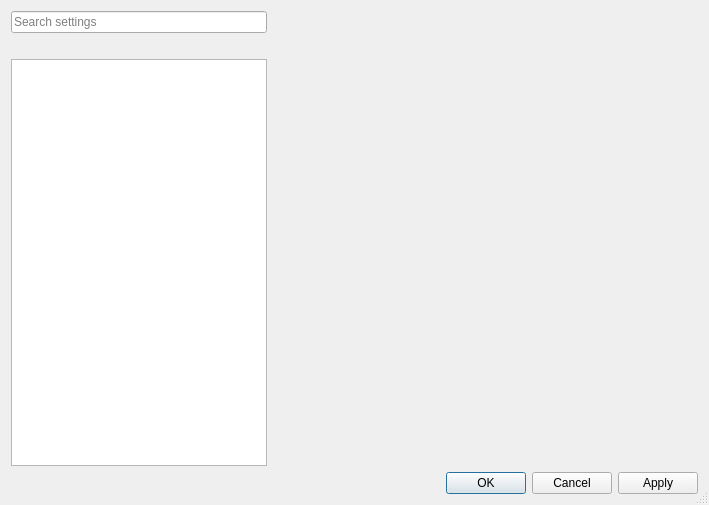
<?xml version="1.0" encoding="UTF-8"?>
<ui version="4.0">
 <class>ConfigDialog</class>
 <widget class="QDialog" name="ConfigDialog">
  <property name="geometry">
   <rect>
    <x>0</x>
    <y>0</y>
    <width>709</width>
    <height>505</height>
   </rect>
  </property>
  <property name="windowTitle">
   <string>Mumble Configuration</string>
  </property>
  <property name="sizeGripEnabled">
   <bool>true</bool>
  </property>
  <layout class="QGridLayout" name="gridLayout">
   <item row="0" column="0">
    <layout class="QVBoxLayout" name="navigationLayout">
     <item>
      <widget class="QLineEdit" name="qleSearch">
       <property name="toolTip">
        <string>Search all settings pages (Ctrl+F)</string>
       </property>
       <property name="whatsThis">
        <string>Type to show only the settings categories that contain matching settings. Press Enter to jump to the next match and Shift+Enter to jump to the previous one. Press Escape to clear the search.</string>
       </property>
       <property name="accessibleName">
        <string>Search settings</string>
       </property>
       <property name="placeholderText">
        <string>Search settings</string>
       </property>
       <property name="clearButtonEnabled">
        <bool>true</bool>
       </property>
      </widget>
     </item>
     <item>
      <widget class="QLabel" name="qlSearchStatus">
       <property name="visible">
        <bool>false</bool>
       </property>
       <property name="wordWrap">
        <bool>true</bool>
       </property>
      </widget>
     </item>
     <item>
      <widget class="QListWidget" name="qlwIcons">
       <property name="sizePolicy">
        <sizepolicy hsizetype="Minimum" vsizetype="Expanding">
         <horstretch>0</horstretch>
         <verstretch>0</verstretch>
        </sizepolicy>
       </property>
       <property name="accessibleName">
        <string>Configuration categories</string>
       </property>
       <property name="iconSize">
        <size>
         <width>24</width>
         <height>24</height>
        </size>
       </property>
       <property name="resizeMode">
        <enum>QListView::Adjust</enum>
       </property>
       <property name="layoutMode">
        <enum>QListView::Batched</enum>
       </property>
       <property name="uniformItemSizes">
        <bool>true</bool>
       </property>
      </widget>
     </item>
    </layout>
   </item>
   <item row="1" column="0" colspan="3">
    <layout class="QHBoxLayout" name="horizontalLayout">
     <item>
      <widget class="QDialogButtonBox" name="pageButtonBox">
       <property name="orientation">
        <enum>Qt::Horizontal</enum>
       </property>
      </widget>
     </item>
     <item>
      <spacer>
       <property name="orientation">
        <enum>Qt::Horizontal</enum>
       </property>
       <property name="sizeHint" stdset="0">
        <size>
         <width>474</width>
         <height>22</height>
        </size>
       </property>
      </spacer>
     </item>
     <item>
      <widget class="QDialogButtonBox" name="dialogButtonBox">
       <property name="orientation">
        <enum>Qt::Horizontal</enum>
       </property>
       <property name="standardButtons">
        <set>QDialogButtonBox::Apply|QDialogButtonBox::Cancel|QDialogButtonBox::Ok</set>
       </property>
      </widget>
     </item>
    </layout>
   </item>
   <item row="0" column="1">
    <widget class="QStackedWidget" name="qswPages">
     <property name="sizePolicy">
      <sizepolicy hsizetype="Expanding" vsizetype="Expanding">
       <horstretch>1</horstretch>
       <verstretch>0</verstretch>
      </sizepolicy>
     </property>
    </widget>
   </item>
  </layout>
 </widget>
 <resources>
  <include location="mumble.qrc"/>
 </resources>
 <connections>
  <connection>
   <sender>dialogButtonBox</sender>
   <signal>accepted()</signal>
   <receiver>ConfigDialog</receiver>
   <slot>accept()</slot>
   <hints>
    <hint type="sourcelabel">
     <x>167</x>
     <y>344</y>
    </hint>
    <hint type="destinationlabel">
     <x>191</x>
     <y>319</y>
    </hint>
   </hints>
  </connection>
  <connection>
   <sender>dialogButtonBox</sender>
   <signal>rejected()</signal>
   <receiver>ConfigDialog</receiver>
   <slot>reject()</slot>
   <hints>
    <hint type="sourcelabel">
     <x>260</x>
     <y>356</y>
    </hint>
    <hint type="destinationlabel">
     <x>284</x>
     <y>319</y>
    </hint>
   </hints>
  </connection>
 </connections>
</ui>
